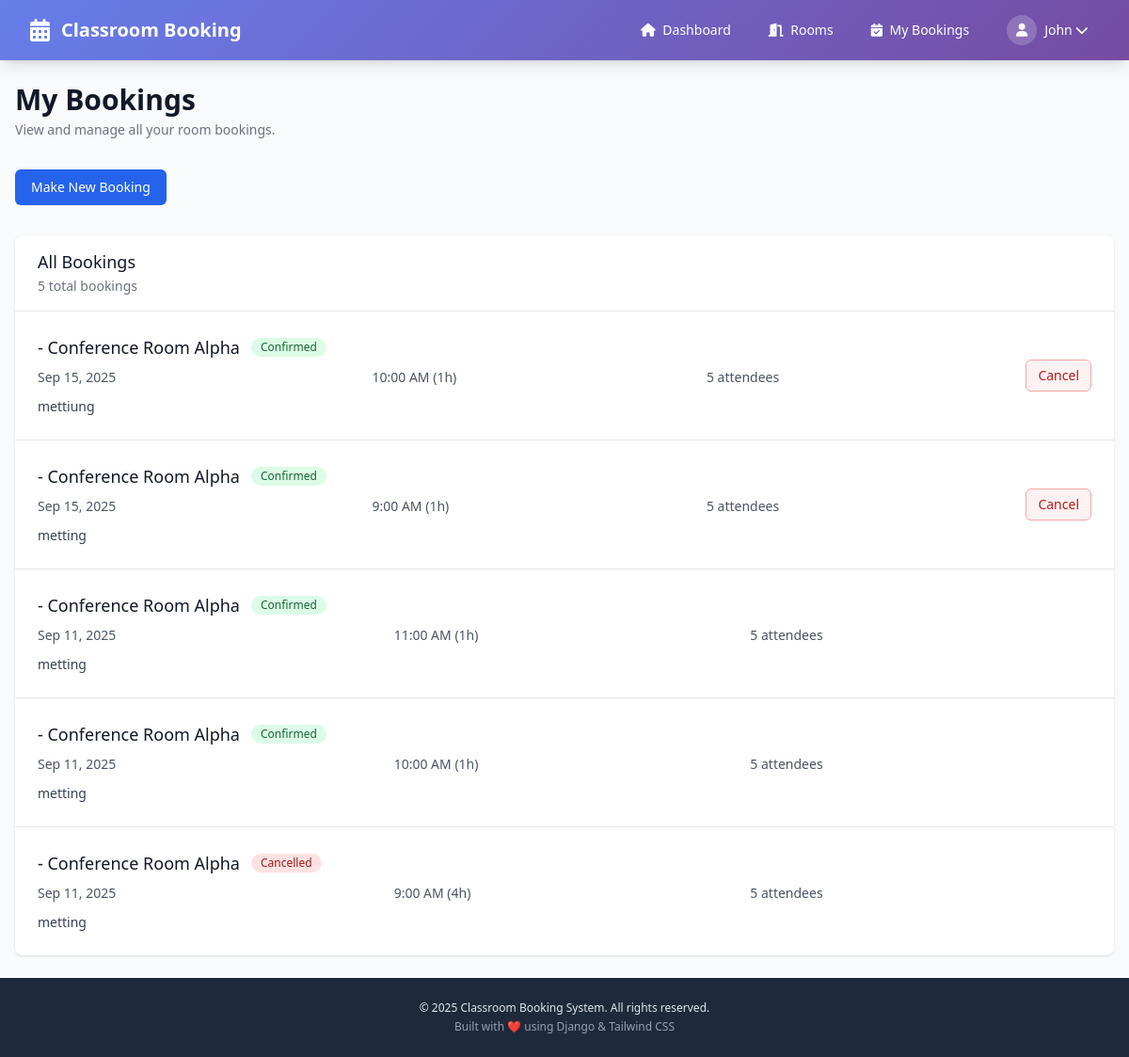
/booking/my-bookings/ (signed in), run on the app's committed database.
### accounts/models.py (models this page shows, shortened)
class CustomUser(AbstractUser):
    USER_TYPES = (
        ('admin', 'Admin'),
        ('user', 'Regular User'),
    )
    user_type = models.CharField(max_length=10, choices=USER_TYPES, default='user')
    phone_number = models.CharField(max_length=15, blank=True, null=True)
    profile_picture = models.ImageField(upload_to='profiles/', blank=True, null=True)
    created_at = models.DateTimeField(auto_now_add=True)
    updated_at = models.DateTimeField(auto_now=True)
    def is_admin(self):
        return self.user_type == 'admin' or self.is_superuser

### booking/models.py (models this page shows, shortened)
class Booking(models.Model):
    BOOKING_STATUS = (
        ('pending', 'Pending'),
        ('confirmed', 'Confirmed'),
        ('cancelled', 'Cancelled'),
        ('completed', 'Completed'),
    )
    user = models.ForeignKey(User, on_delete=models.CASCADE, related_name='bookings')
    room = models.ForeignKey(Room, on_delete=models.CASCADE, related_name='bookings')
    date = models.DateField(help_text="Booking date")
    start_time = models.TimeField(help_text="Start time (e.g., 14:00)")
    duration_hours = models.IntegerField(
        validators=[MinValueValidator(1), MaxValueValidator(8)],
        help_text="Duration in hours"
    )
    status = models.CharField(max_length=20, choices=BOOKING_STATUS, default='confirmed')
    purpose = models.CharField(max_length=200, blank=True, help_text="Purpose of booking")
    expected_attendees = models.IntegerField(
        validators=[MinValueValidator(1)],
        help_text="Expected number of attendees"
    )
    special_requirements = models.TextField(blank=True, help_text="Special requirements or notes")
    created_at = models.DateTimeField(auto_now_add=True)
    updated_at = models.DateTimeField(auto_now=True)
    class Meta:
        ordering = ['-created_at']
        constraints = [
            models.UniqueConstraint(
                fields=['room', 'date', 'start_time'],
                condition=models.Q(status__in=['confirmed', 'pending']),
                name='unique_room_datetime_booking'
            )
        ]

class Room(models.Model):
    ROOM_STATUS = (
        ('open', 'Open'),
        ('closed', 'Closed'),
        ('maintenance', 'Under Maintenance'),
    )
    code = models.CharField(max_length=10, unique=True, help_text="Room code (e.g., R001)")
    name = models.CharField(max_length=100, help_text="Room name")
    description = models.TextField(blank=True, null=True)
    capacity = models.IntegerField(
        validators=[MinValueValidator(1), MaxValueValidator(200)],
        help_text="Maximum capacity of the room"
    )
    min_capacity = models.IntegerField(
        default=1,
        validators=[MinValueValidator(1)],
        help_text="Minimum capacity required"
    )
    status = models.CharField(max_length=20, choices=ROOM_STATUS, default='open')
    available_from = models.TimeField(default=time(9, 0), help_text="Available from (e.g., 09:00)")
    available_to = models.TimeField(default=time(17, 0), help_text="Available until (e.g., 17:00)")
    min_booking_hours = models.IntegerField(
        default=1,
        validators=[MinValueValidator(1), MaxValueValidator(8)],
        help_text="Minimum booking duration in hours"
    )
    max_booking_hours = models.IntegerField(
        default=4,
        validators=[MinValueValidator(1), MaxValueValidator(8)],
        help_text="Maximum booking duration in hours"
    )
    has_projector = models.BooleanField(default=False)
    has_whiteboard = models.BooleanField(default=True)
    has_computer = models.BooleanField(default=False)
    has_air_conditioning = models.BooleanField(default=True)
    floor_number = models.IntegerField(default=1)
    building = models.CharField(max_length=50, default="Main Building")
    created_at = models.DateTimeField(auto_now_add=True)
    updated_at = models.DateTimeField(auto_now=True)
    class Meta:
        ordering = ['code']

### booking/views.py (the view)
# urls.py: path('my-bookings/', views.my_bookings_view, name='my_bookings'),
def my_bookings_view(request):
    bookings = Booking.objects.filter(user=request.user).select_related('room').order_by('-date', '-start_time')
    context = {
        'bookings': bookings,
        'today': date.today(),
    }
    return render(request, 'booking/my_bookings.html', context)

### templates/booking/my_bookings.html (shortened to what this page needs)
{% extends 'base.html' %}
{% block content %}
    <div class="mb-8">
        <h1 class="text-3xl font-bold text-gray-900">My Bookings</h1>
        <p class="mt-1 text-sm text-gray-500">View and manage all your room bookings.</p>
    </div>
    <div class="mb-8">
        <a href="{% url 'booking:room_list' %}" class="inline-flex items-center px-4 py-2 border border-transparent text-sm font-medium rounded-md text-white bg-blue-600 hover:bg-blue-700">
            Make New Booking
        </a>
    </div>
    {% if bookings %}
        <div class="bg-white shadow overflow-hidden sm:rounded-lg">
            <div class="px-6 py-4 border-b border-gray-200">
                <h3 class="text-lg leading-6 font-medium text-gray-900">All Bookings</h3>
                <p class="mt-1 text-sm text-gray-500">{{ bookings|length }} total booking{{ bookings|length|pluralize }}</p>
            </div>
            <div class="divide-y divide-gray-200">
                {% for booking in bookings %}
                <div class="px-6 py-6">
                    <div class="flex items-center justify-between">
                        <div class="flex-1">
                            <div class="flex items-center">
                                <h4 class="text-lg font-medium text-gray-900">{{ booking.room.room_number }} - {{ booking.room.name }}</h4>
                                <span class="ml-3 inline-flex items-center px-2.5 py-0.5 rounded-full text-xs font-medium {% if booking.status == 'confirmed' %}bg-green-100 text-green-800{% elif booking.status == 'cancelled' %}bg-red-100 text-red-800{% else %}bg-gray-100 text-gray-800{% endif %}">
                                    {{ booking.get_status_display }}
                                </span>
                            </div>
                            <div class="mt-2 grid grid-cols-1 sm:grid-cols-3 gap-4 text-sm text-gray-600">
                                <div>{{ booking.date|date:"M j, Y" }}</div>
                                <div>{{ booking.start_time|time:"g:i A" }} ({{ booking.duration_hours }}h)</div>
                                <div>{{ booking.expected_attendees }} attendee{{ booking.expected_attendees|pluralize }}</div>
                            </div>
                            {% if booking.purpose %}
                                <div class="mt-2">
                                    <span class="text-sm text-gray-700">{{ booking.purpose }}</span>
                                </div>
                            {% endif %}
                        </div>
                        <div class="flex-shrink-0">
                            {% if booking.status != 'cancelled' and booking.date >= today %}
                                <form method="POST" action="{% url 'booking:cancel_booking' booking.id %}" onsubmit="return confirm('Are you sure you want to cancel this booking?')" class="inline">
                                    <button type="submit" class="inline-flex items-center px-3 py-2 border border-red-300 text-sm leading-4 font-medium rounded-md text-red-700 bg-red-50 hover:bg-red-100">
                                        Cancel
                                    </button>
                                </form>
                            {% endif %}
                        </div>
                    </div>
                </div>
                {% endfor %}
            </div>
        </div>
    {% endif %}
{% endblock %}

### templates/base.html (shortened to what this page needs)
<!DOCTYPE html>
<html lang="en">
<head>
    <script src="https://cdn.tailwindcss.com"></script>
    <link href="https://cdnjs.cloudflare.com/ajax/libs/font-awesome/6.0.0/css/all.min.css" rel="stylesheet">
</head>
<body class="min-h-screen flex flex-col bg-slate-50">
    <nav class="bg-gradient-primary shadow-lg">
        <div class="max-w-7xl mx-auto px-4 sm:px-6 lg:px-8">
            <div class="flex justify-between h-16">
                <div class="flex items-center">
                    <div class="flex-shrink-0">
                        <a href="{% url 'booking:dashboard' %}" class="flex items-center">
                            <i class="fas fa-calendar-alt text-white text-2xl mr-3"></i>
                            <span class="text-white text-xl font-bold">Classroom Booking</span>
                        </a>
                    </div>
                </div>
                <div class="flex items-center space-x-4">
                    {% if user.is_authenticated %}
                        <div class="hidden md:flex items-center space-x-4">
                            <a href="{% url 'booking:dashboard' %}" class="text-white hover:text-gray-200 px-3 py-2 rounded-md text-sm font-medium transition-colors">
                                <i class="fas fa-home mr-1"></i> Dashboard
                            </a>
                            <a href="{% url 'booking:room_list' %}" class="text-white hover:text-gray-200 px-3 py-2 rounded-md text-sm font-medium transition-colors">
                                <i class="fas fa-door-open mr-1"></i> Rooms
                            </a>
                            <a href="{% url 'booking:my_bookings' %}" class="text-white hover:text-gray-200 px-3 py-2 rounded-md text-sm font-medium transition-colors">
                                <i class="fas fa-calendar-check mr-1"></i> My Bookings
                            </a>
                        </div>
                        <div class="relative" id="user-menu">
                            <button id="user-menu-button" class="flex items-center text-white hover:text-gray-200 px-3 py-2 rounded-md text-sm font-medium transition-colors">
                                <div class="w-8 h-8 bg-white bg-opacity-20 rounded-full flex items-center justify-center mr-2">
                                    <i class="fas fa-user text-white text-sm"></i>
                                </div>
                                {{ user.first_name|default:user.username }}
                                <i class="fas fa-chevron-down ml-1 transition-transform" id="chevron"></i>
                            </button>
                        </div>
                    {% endif %}
                </div>
            </div>
        </div>
    </nav>
    <main class="flex-1 mx-auto w-full max-w-7xl px-4 py-6">
        {% block content %}
        {% endblock %}
    </main>
    <footer class="bg-slate-800 text-slate-200">
        <div class="mx-auto max-w-7xl px-4 py-6 text-center text-xs">
            <p>&copy; 2025 Classroom Booking System. All rights reserved.</p>
            <p class="mt-1 text-slate-400">Built with ❤️ using Django & Tailwind CSS</p>
        </div>
    </footer>
</body>
</html>

### templates/base.html (style rules this page uses)
.bg-gradient-primary { background: linear-gradient(135deg, #667eea 0%, #764ba2 100%); }

### data on the page
CustomUser: first_name "John"
Booking: room.name "Conference Room Alpha", status "Confirmed", date "Sep 15, 2025", start_time "10:00 AM", duration_hours "1", expected_attendees "5", purpose "mettiung", shows "Cancel"
Booking: room.name "Conference Room Alpha", status "Confirmed", date "Sep 15, 2025", start_time "9:00 AM", duration_hours "1", expected_attendees "5", purpose "metting", shows "Cancel"
Booking: room.name "Conference Room Alpha", status "Confirmed", date "Sep 11, 2025", start_time "11:00 AM", duration_hours "1", expected_attendees "5", purpose "metting"
Booking: room.name "Conference Room Alpha", status "Confirmed", date "Sep 11, 2025", start_time "10:00 AM", duration_hours "1", expected_attendees "5", purpose "metting"
Booking: room.name "Conference Room Alpha", status "Cancelled", date "Sep 11, 2025", start_time "9:00 AM", duration_hours "4", expected_attendees "5", purpose "metting"

### other printed values
{{ bookings|length }} "5"
